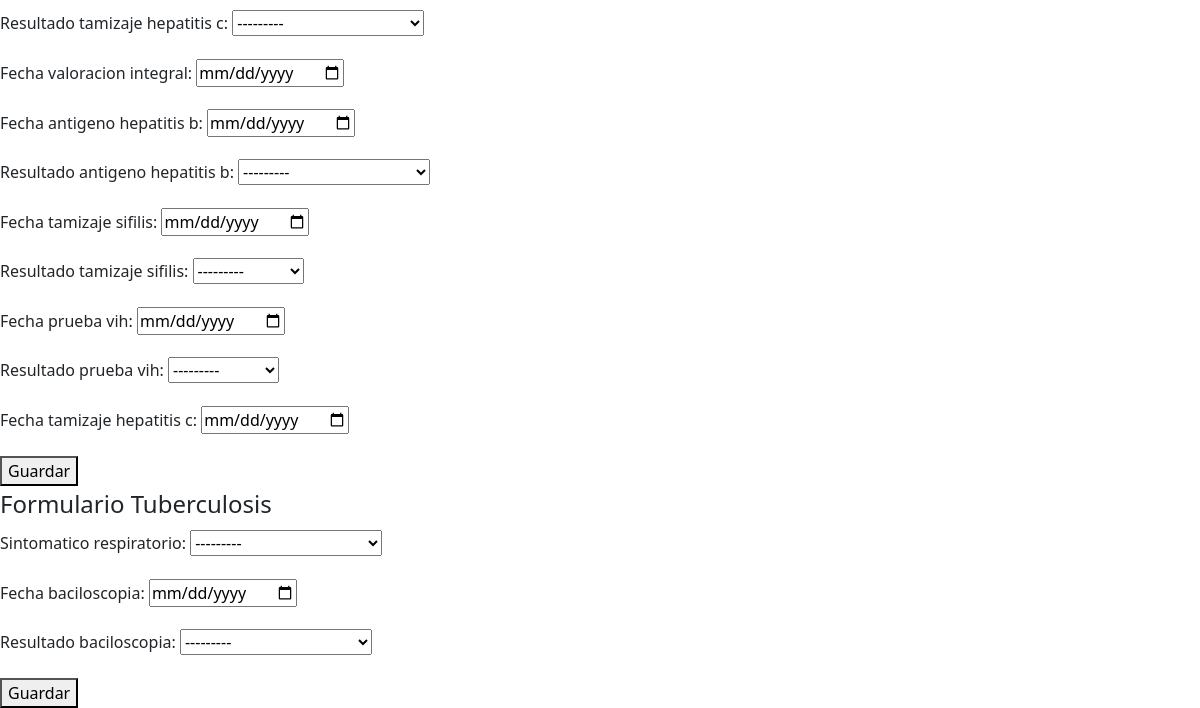
Page /registro/4/ (lower part) on the earlier database version.
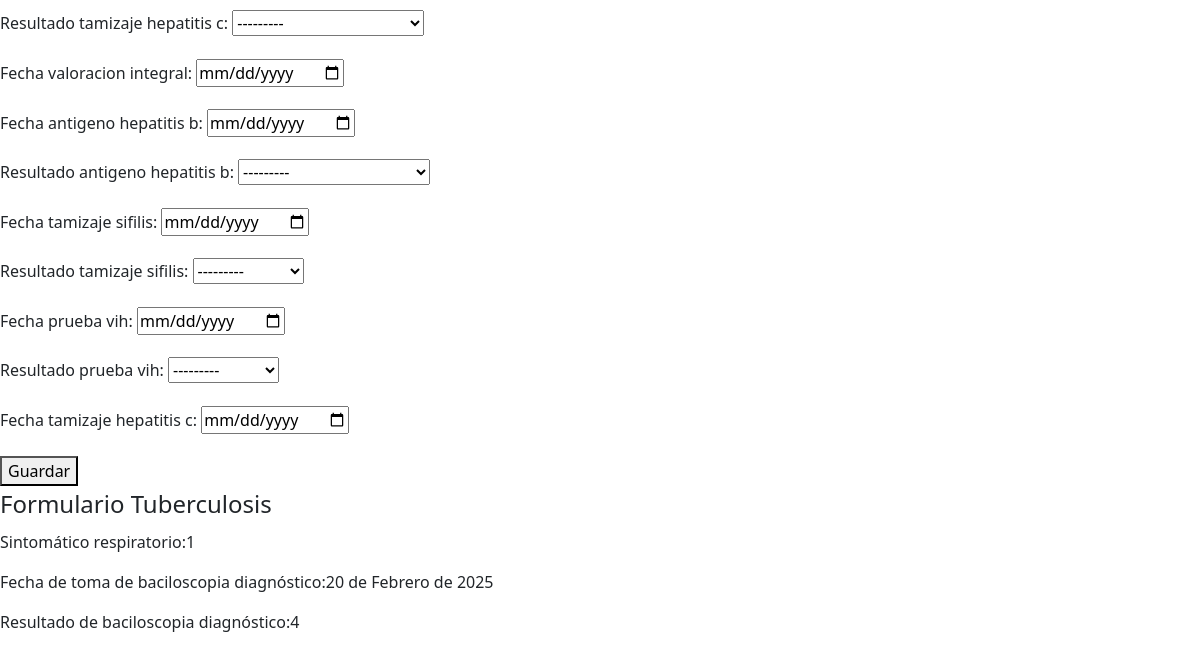
Same page on the later database version.
### appips/models.py (models this page shows)
class Tuberculosis (models.Model):
    OPCIONES_CHOICES=[(1 ,"1 -Sí"),
    (2 ,"2 -No"),
    (21,"21-Riesgo no evaluado")]
    OPCIONES_CHOICES_B=[(1, "1 -Negativa"),
    (2, "2 -Positiva"),
    (3, "3 -En proceso"),
    (4, "4 -No"),
    (21, "21-Riesgo no evaluado")]
    consecutivo_registro = models.ForeignKey(Registro, on_delete=models.CASCADE)
    Sintomatico_respiratorio =models.SmallIntegerField(choices=OPCIONES_CHOICES)
    Fecha_baciloscopia  = models.DateField()
    Resultado_baciloscopia =models.SmallIntegerField(choices=OPCIONES_CHOICES_B)

### appips/views.py (the view, shortened to what this page needs)
# urls.py: path('registro/<int:pk>/', DetalleRegistroView.as_view(), name='detalle_registro'),
class DetalleRegistroView(DetailView):
    template_name = 'detalle_registro.html'
    model = Registro
    context_object_name = 'registro'
    def get_context_data(self, **kwargs):
        context = super().get_context_data(**kwargs)
        registro = self.object
        usuario = registro.id_usuario
        if usuario.fecha_nacimiento:
            today = date.today()
            edad = today.year - usuario.fecha_nacimiento.year - (
                (today.month, today.day) < (usuario.fecha_nacimiento.month, usuario.fecha_nacimiento.day)
            )
        else:
            edad = None
        context['usuario'] = usuario
        context['edad'] = edad
        agudeza_visual = AgudezaVisual.objects.filter(consecutivo_registro=registro).first()
        if agudeza_visual:
            context['agudeza_visual'] = agudeza_visual
        else:
            context['form_agudeza_visual'] = AgudezaVisualForm(usuario=usuario)
        anticoncepcion = Anticoncepcion.objects.filter(consecutivo_registro=registro).first()
        if anticoncepcion:
            context['anticoncepcion'] = anticoncepcion
        else:
            context['form_anticoncepcion'] = AnticoncepcionForm()
        ca_cervix = Ca_Cervix.objects.filter(consecutivo_registro=registro).first()
        if ca_cervix:
            context['ca_cervix'] = ca_cervix
        else:
            context['form_ca_cervix'] = CaCervixForm()
        ca_colon = Ca_Colon.objects.filter(consecutivo_registro=registro).first()
        if ca_colon:
            context['ca_colon'] = ca_cervix
        else:
            context['form_ca_colon'] = CaProstataForm()
        ca_prostata = Ca_Prostata.objects.filter(consecutivo_registro=registro).first()
        if ca_prostata:
            context['ca_prostata'] = ca_prostata
        else:
            context['form_ca_prostata'] = CaProstataForm()
        ca_mama=Ca_Mama.objects.filter(consecutivo_registro=registro).first()
        if ca_mama:
            context['ca_mama'] = ca_mama
        else:
            context['form_ca_mama'] = CaMamaForm()
        salud_bucal=Salud_Bucal.objects.filter(consecutivo_registro=registro).first()
        if salud_bucal:
            context['salud_bucal'] = salud_bucal
        else:
            context['form_salud_bucal'] = SaludBucalForm()
        gestacion=Gestacion.objects.filter(consecutivo_registro=registro).first()
        if gestacion:
            context['gestacion'] = gestacion
        else:
            context['form_gestacion'] = GestacionForm()
        gestacion_menores=Gestacion_menores_hasta_siente_meses.objects.filter(consecutivo_registro=registro).first()
        if gestacion_menores:
            context['gestacion_menores'] = gestacion_menores
        else:
            context['form_gestacion_menores'] = GestacionmenoresForm()
        no_reporte=No_Reporte.objects.filter(consecutivo_registro=registro).first()
        if no_reporte:
            context['no_reporte'] = no_reporte
        else:
            context['form_no_reporte'] = NoReporteForm()
        primera_infacia=Primera_Infancia.objects.filter(consecutivo_registro=registro).first()
        if  primera_infacia:
            context['primera_infacia'] = primera_infacia
        else:
            context['form_primera_infacia'] =  PrimeraInfanciaForm()
        recien_nacido=Recien_Nacidos.objects.filter(consecutivo_registro=registro).first()
        if  recien_nacido:
            context['recien_nacido'] = recien_nacido
        else:
            context['form_recien_nacido'] = RecienNacidoForm()
        riesgo_cardiovascular=Riesgo_Cardiovascular.objects.filter(consecutivo_registro=registro).first()
        if  riesgo_cardiovascular:
            context['riesgo_cardiovascular'] = riesgo_cardiovascular
        else:
            context['form_riesgo_cardiovascular'] = RiesgoCardiovascularForm()
        test_o_12=Test_0_12.objects.filter(consecutivo_registro=registro).first()
        if  test_o_12:
            context['test_o_12'] = test_o_12
        else:
            context['form_test_o_12'] = Test_0_12Form()
        test_o_7=Test_0_7.objects.filter(consecutivo_registro=registro).first()
        if  test_o_7:
            context['test_o_7'] = test_o_7
        else:
            context['form_test_o_7'] = Test_0_7Form()
        test_mayores_60=Test_Mayores_60.objects.filter(consecutivo_registro=registro).first()
        if  test_mayores_60:
            context['test_mayores_60'] = test_mayores_60
        else:
            context['form_test_mayores_60'] = Test_Mayores_60Form()
        toda_poblacion=Toda_poblacion.objects.filter(consecutivo_registro=registro).first()
        if  toda_poblacion:
            context['toda_poblacion'] = toda_poblacion
        else:
            context['form_toda_poblacion'] = Toda_poblacionForm()
        tuberculosis=Tuberculosis.objects.filter(consecutivo_registro=registro).first()
        if  tuberculosis:
            context['tuberculosis'] = tuberculosis
        else:
            context['form_tuberculosis'] = TuberculosisForm()
        return context

### appips/forms.py
class AnticoncepcionForm(forms.ModelForm):
    class Meta:
        model = Anticoncepcion
        fields = ['fecha_atencion_asesoria_anticoncep',
                  'suministro_metodo_anticoceptivo',
                  'fecha_sumistro_ant']
        widgets = {
            'fecha_atencion_asesoria_anticoncep': forms.DateInput(attrs={'type': 'date'}),
            'fecha_sumistro_ant': forms.DateInput(attrs={'type': 'date'}),
        }

### appips/templates/detalle_registro.html (shortened to what this page needs)
{% extends "base.html" %}
{% load static %}
{% block content %}
<!DOCTYPE html>
<html lang="en">
<head>
<link href="https://cdn.jsdelivr.net/npm/bootstrap@5.3.3/dist/css/bootstrap.min.css" rel="stylesheet">
</head>
<body>
    <form method="post">
        <fieldset id="form_toda_poblacion" >
            {% if toda_poblacion %}
            <p>Fecha del peso :{{ toda_poblacion.fecha_peso}}</p>
            <p>Peso en Kilogramos :{{ toda_poblacion.peso}}</p>
            <p>Fecha de la talla :{{ toda_poblacion.fecha_talla}}</p>
            <p>Talla en centímetros :{{ toda_poblacion.talla}}</p>
            <p>Resultado de tamizaje para hepatitis C:{{ toda_poblacion.resultado_tamizaje_hepatitis_c}}</p>
            <p>Fecha de consulta de valoración integral:{{ toda_poblacion.fecha_valoracion_integral}}</p>
            <p>Fecha de antígeno de superficie hepatitis B :{{ toda_poblacion.fecha_antigeno_hepatitis_b}}</p>
            <p>Resultado de antígeno de superficie hepatitis B :{{ toda_poblacion.resultado_antigeno_hepatitis_b}}</p>
            <p>Fecha de toma de prueba tamizaje para sífilis:{{ toda_poblacion.fecha_tamizaje_sifilis}}</p>
            <p>Resultado de prueba tamizaje para sífilis:{{ toda_poblacion.resultado_tamizaje_sifilis}}</p>
            <p>Fecha de toma de prueba para VIH:{{ toda_poblacion.fecha_prueba_vih}}</p>
            <p>Resultado de prueba para VIH:{{ toda_poblacion.resultado_prueba_vih}}</p>
            <p>Fecha de toma  de tamizaje hepatitis C:{{ toda_poblacion.fecha_tamizaje_hepatitis_c}}</p>
            {% else %}
                <form method="post">
                    {{ form_toda_poblacion.as_p }}
                    <button type="submit">Guardar</button>
                </form>
            {% endif %}
        </fieldset>
        <fieldset id="form_tuberculosis" >
            <legend>Formulario Tuberculosis</legend>
            {% if tuberculosis %}
            <p>Sintomático respiratorio:{{ tuberculosis.Sintomatico_respiratorio}}</p>
            <p>Fecha de toma de baciloscopia diagnóstico:{{ tuberculosis.Fecha_baciloscopia}}</p>
            <p>Resultado de baciloscopia diagnóstico:{{ tuberculosis.Resultado_baciloscopia}}</p>
            {% else %}
                <form method="post">
                    {{ form_tuberculosis.as_p }}
                    <button type="submit">Guardar</button>
                </form>
            {% endif %}
        </fieldset>
</body>
</html>
{% endblock %}

Differences in the rows shown:
added Tuberculosis: Sintomatico_respiratorio "1", Fecha_baciloscopia "20 de Febrero de 2025", Resultado_baciloscopia "4"
Other differences:
form field Sintomatico_respiratorio: "---------" → (not shown)
form field Resultado_baciloscopia: "---------" → (not shown)
text no longer shown: "Sintomatico respiratorio: Fecha baciloscopia: Resultado baciloscopia: Guardar"
text now shown: "Sintomático respiratorio: Fecha de toma de baciloscopia diagnóstico: Resultado de baciloscopia diagnóstico:"
